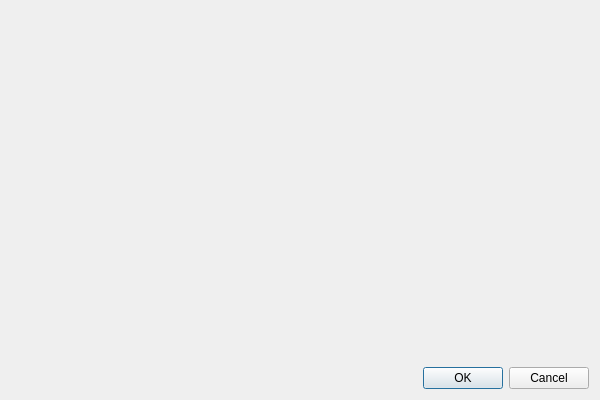
<?xml version="1.0" encoding="UTF-8"?>
<ui version="4.0">
 <class>BaseOperationDialog</class>
 <widget class="QDialog" name="BaseOperationDialog">
  <property name="geometry">
   <rect>
    <x>0</x>
    <y>0</y>
    <width>600</width>
    <height>400</height>
   </rect>
  </property>
  <property name="windowTitle">
   <string>BaseOperationDialog</string>
  </property>
  <layout class="QVBoxLayout" name="mainLayout">
   <item>
    <widget class="QWidget" name="contentWidget">
     <layout class="QVBoxLayout" name="contentLayout"/>
    </widget>
   </item>
   <item>
    <widget class="QDialogButtonBox" name="buttonBox">
     <property name="orientation">
      <enum>Qt::Horizontal</enum>
     </property>
     <property name="standardButtons">
      <set>QDialogButtonBox::Cancel|QDialogButtonBox::Ok</set>
     </property>
    </widget>
   </item>
  </layout>
 </widget>
 <resources/>
 <connections>
  <connection>
   <sender>buttonBox</sender>
   <signal>accepted()</signal>
   <receiver>BaseOperationDialog</receiver>
   <slot>accept()</slot>
  </connection>
  <connection>
   <sender>buttonBox</sender>
   <signal>rejected()</signal>
   <receiver>BaseOperationDialog</receiver>
   <slot>reject()</slot>
  </connection>
 </connections>
</ui>
